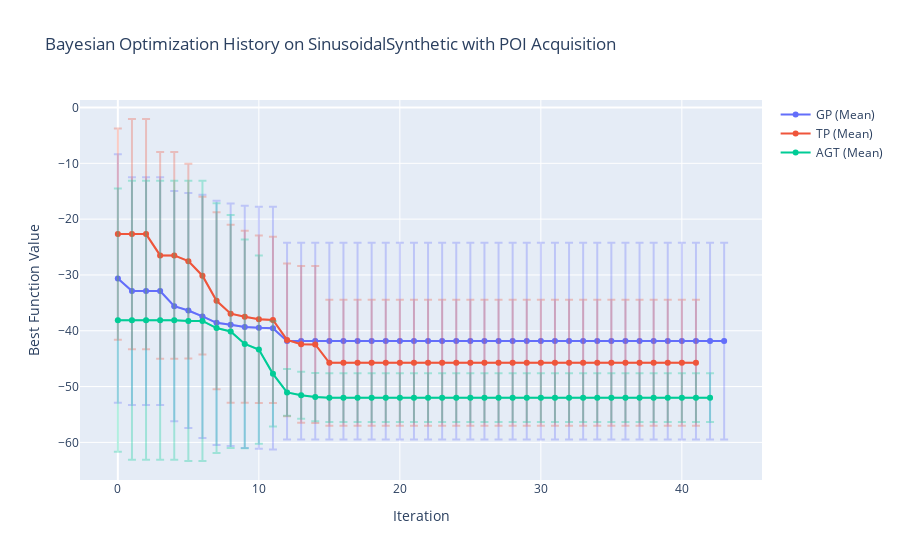

Notebook code cell kept with this figure:
### Markdown cell above
# POI

### Code cell
target = os.path.join(LOG_DIR, 'E2')
models = ['GP', 'TP', 'AGT']
objective = 'SinusoidalSynthetic'
acquisition = 'POI'
keywards = [objective, acquisition]

result_df_dict = create_result_df_dict(target, models, keywards)

color_dict = {
    'GP': px.colors.qualitative.Plotly[0],
    'TP': px.colors.qualitative.Plotly[1],
    'AGT': px.colors.qualitative.Plotly[2],
}

fig = go.Figure()

for model_name, result_df in result_df_dict.items():
    add_history_plot_with_error_bars(fig, model_name, result_df)

# Customize the layout
fig.update_layout(
    title=f"Bayesian Optimization History on {objective} with {acquisition} Acquisition",
    xaxis_title="Iteration",
    yaxis_title="Best Function Value",
)

fig.show()
